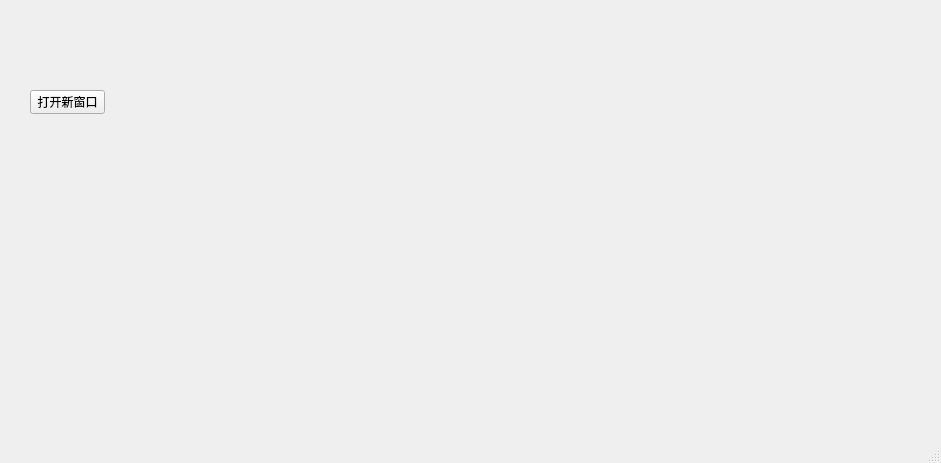
<?xml version="1.0" encoding="UTF-8"?>
<ui version="4.0">
 <class>MainWindow</class>
 <widget class="QMainWindow" name="MainWindow">
  <property name="geometry">
   <rect>
    <x>0</x>
    <y>0</y>
    <width>941</width>
    <height>463</height>
   </rect>
  </property>
  <property name="windowTitle">
   <string>MainWindow</string>
  </property>
  <widget class="QWidget" name="centralwidget">
   <widget class="QPushButton" name="pushButton">
    <property name="geometry">
     <rect>
      <x>30</x>
      <y>90</y>
      <width>75</width>
      <height>24</height>
     </rect>
    </property>
    <property name="text">
     <string>打开新窗口</string>
    </property>
   </widget>
  </widget>
  <widget class="QMenuBar" name="menubar">
   <property name="geometry">
    <rect>
     <x>0</x>
     <y>0</y>
     <width>941</width>
     <height>22</height>
    </rect>
   </property>
  </widget>
  <widget class="QStatusBar" name="statusbar"/>
 </widget>
 <resources/>
 <connections/>
</ui>
